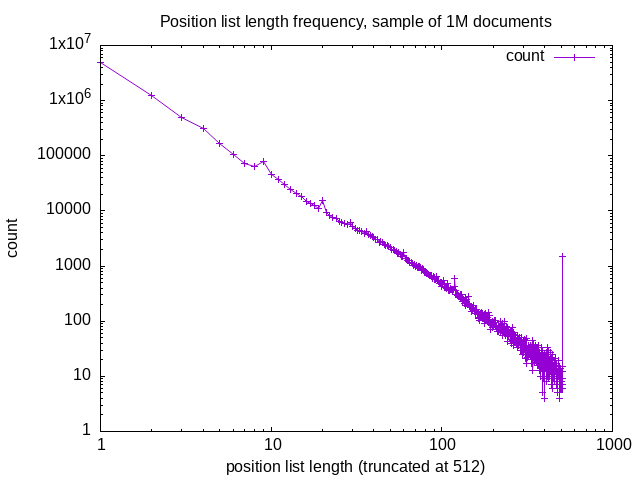

Here is the gnuplot script that generated this plot:
#!/usr/bin/env gnuplot

set term png
set output 'poslistlength.png'
set xlabel 'position list length (truncated at 512)'
set ylabel 'count'
set logscale y 10
set logscale x 10
set title 'Position list length frequency, sample of 1M documents'
plot 'poslistlength.csv' using 1:2 with linespoints title 'count'
